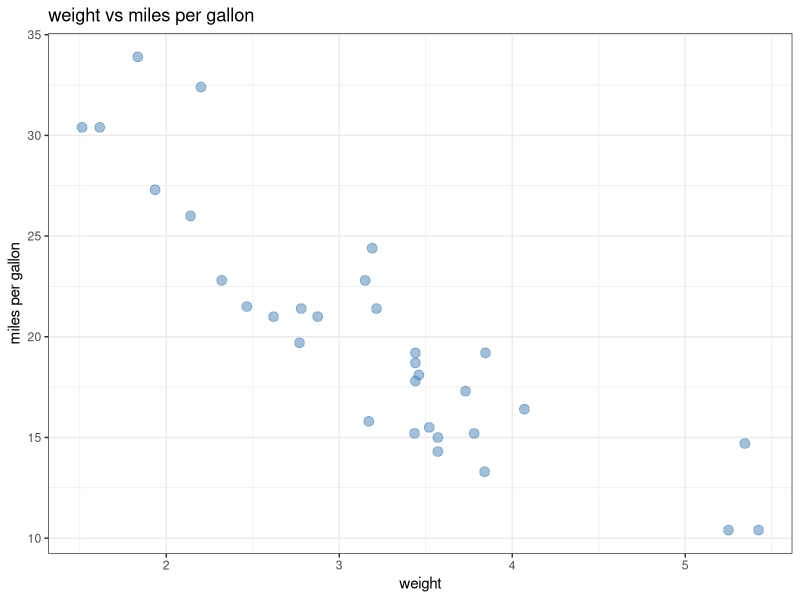
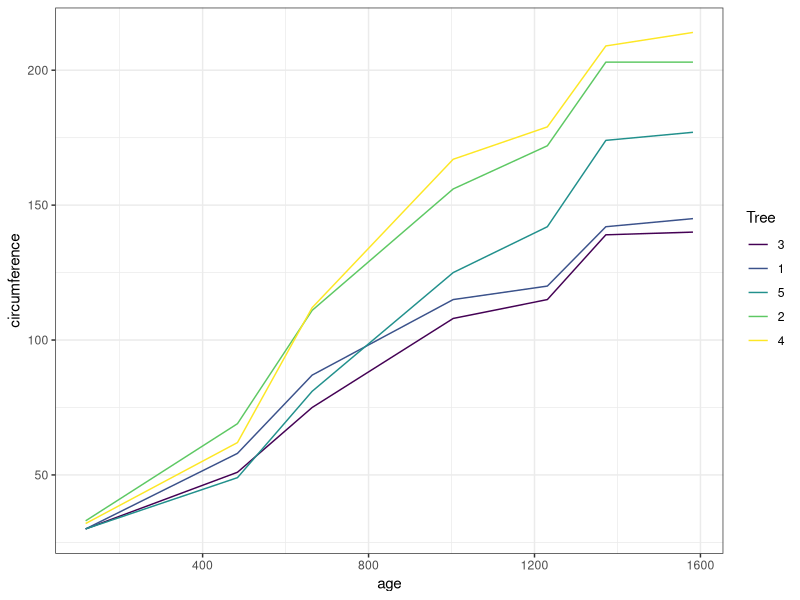
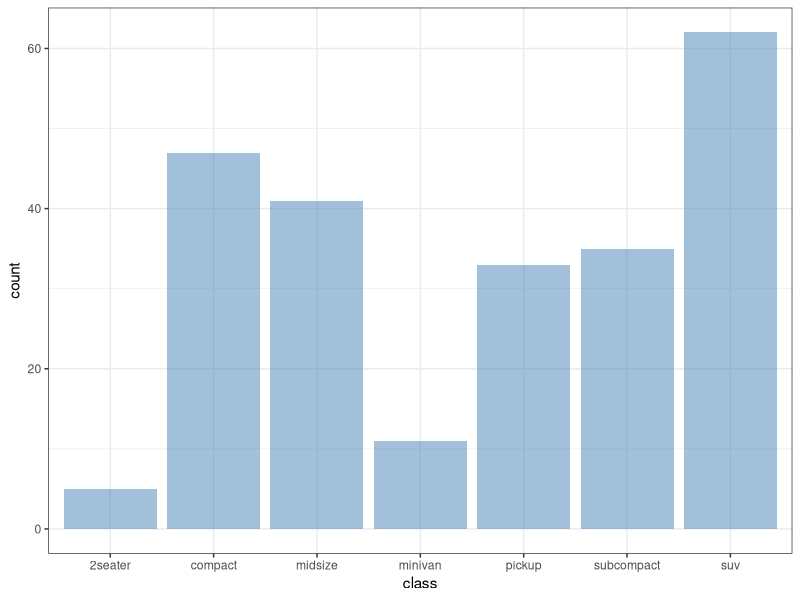
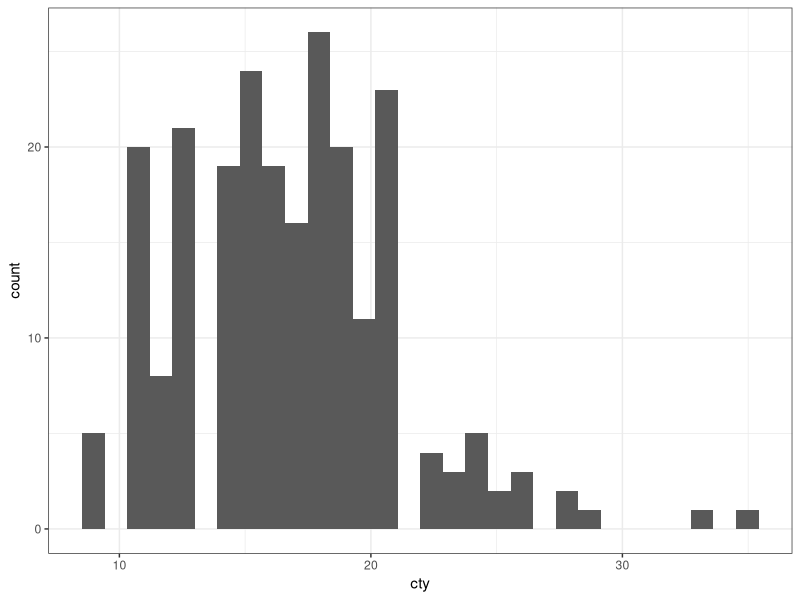
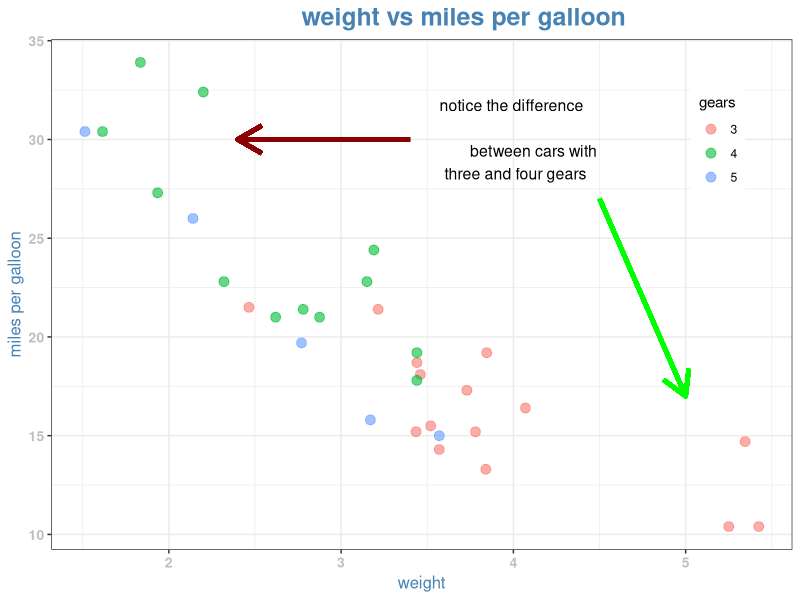

R code for these plots, in order:
library(tidyverse)
library(forcats)
mtcars %>% 
  ggplot(aes(wt,mpg))+
  geom_point(size=3,
             colour="steelblue",
             alpha=0.5)+
  labs(title="weight vs miles per gallon",
       x="weight",
       y="miles per gallon")+
  theme_bw()

Orange %>% 
  ggplot(aes(age,circumference,color=Tree))+
  geom_line()+
  theme_bw()

mpg %>% 
  ggplot(aes(class))+
  geom_bar(fill="steelblue",alpha=0.5)+
  theme_bw()

mpg %>% 
  ggplot(aes(cty))+
  geom_histogram()+
  theme_bw()




mtcars %>% 
  ggplot(aes(wt,mpg,colour = factor(gear)))+
  geom_point(size=3,alpha=0.6)+
  labs(title = "weight vs miles per galloon",
       x="weight",
       y="miles per galloon",
       colour="gears")+
  theme_bw()+
  theme(plot.title = element_text(size = 18,face = "bold",color="steelblue",hjust = 0.6),
        axis.text  = element_text(size = 10,color="grey",face = "bold"),
        axis.title = element_text(size=12,color="steelblue"))+
  theme(legend.position = c(0.9,0.8))+
  annotate("text",x=4,y=30,label="notice the difference \n
           between cars with \n three and four gears",
           color="black",
           face="bpld",
           size=4)+
  geom_segment(x=4.5,y=27,
               xend=5,yend=17,
               arrow = arrow(length = unit(0.7,"cm")),
               color="green",
               size=1.5)+
  geom_segment(x=3.4,y=30,
               xend=2.4,yend=30,
               arrow = arrow(length = unit(0.7,"cm")),
               color="darkred",
               size=1.5)
